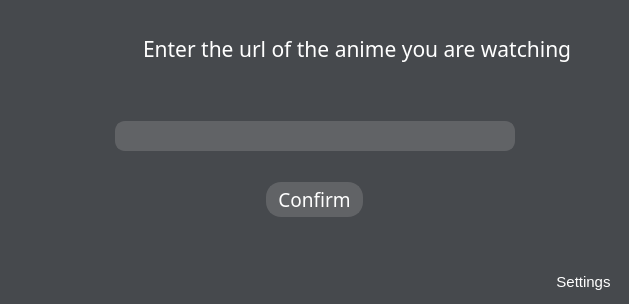
<?xml version="1.0" encoding="UTF-8"?>
<ui version="4.0">
 <class>MainWindow</class>
 <widget class="QMainWindow" name="MainWindow">
  <property name="geometry">
   <rect>
    <x>0</x>
    <y>0</y>
    <width>629</width>
    <height>304</height>
   </rect>
  </property>
  <property name="minimumSize">
   <size>
    <width>550</width>
    <height>250</height>
   </size>
  </property>
  <property name="maximumSize">
   <size>
    <width>800</width>
    <height>350</height>
   </size>
  </property>
  <property name="font">
   <font>
    <family>Rubik</family>
    <pointsize>9</pointsize>
   </font>
  </property>
  <property name="windowTitle">
   <string>Anime Presence</string>
  </property>
  <property name="windowIcon">
   <iconset>
    <normaloff>../ressources/letters.png</normaloff>../ressources/letters.png</iconset>
  </property>
  <property name="layoutDirection">
   <enum>Qt::LeftToRight</enum>
  </property>
  <property name="styleSheet">
   <string notr="true">QMainWindow{
	background-color: rgb(70, 73, 77);
	color: rgb(255, 255, 255);
}

QComboBox QAbstractItemView {
    background-color: rgb(97, 99, 102);
    color: white;
	selection-background-color: rgb(97, 99, 102);
}</string>
  </property>
  <property name="toolButtonStyle">
   <enum>Qt::ToolButtonIconOnly</enum>
  </property>
  <property name="tabShape">
   <enum>QTabWidget::Rounded</enum>
  </property>
  <widget class="QWidget" name="centralwidget">
   <layout class="QVBoxLayout" name="verticalLayout">
    <item>
     <layout class="QHBoxLayout" name="horizontalLayout_3">
      <item>
       <widget class="QLabel" name="logo_image">
        <property name="minimumSize">
         <size>
          <width>80</width>
          <height>80</height>
         </size>
        </property>
        <property name="maximumSize">
         <size>
          <width>80</width>
          <height>80</height>
         </size>
        </property>
        <property name="text">
         <string/>
        </property>
        <property name="pixmap">
         <pixmap>../ressources/letters.png</pixmap>
        </property>
        <property name="scaledContents">
         <bool>true</bool>
        </property>
       </widget>
      </item>
      <item>
       <spacer name="horizontalSpacer_2">
        <property name="orientation">
         <enum>Qt::Horizontal</enum>
        </property>
        <property name="sizeHint" stdset="0">
         <size>
          <width>40</width>
          <height>20</height>
         </size>
        </property>
       </spacer>
      </item>
      <item>
       <widget class="QLabel" name="title_label">
        <property name="minimumSize">
         <size>
          <width>0</width>
          <height>80</height>
         </size>
        </property>
        <property name="font">
         <font>
          <family>Rubik</family>
          <pointsize>16</pointsize>
         </font>
        </property>
        <property name="styleSheet">
         <string notr="true">QLabel{
	color: #ffffff;
}</string>
        </property>
        <property name="text">
         <string>Enter the url of the anime you are watching</string>
        </property>
       </widget>
      </item>
      <item>
       <spacer name="horizontalSpacer">
        <property name="orientation">
         <enum>Qt::Horizontal</enum>
        </property>
        <property name="sizeHint" stdset="0">
         <size>
          <width>40</width>
          <height>20</height>
         </size>
        </property>
       </spacer>
      </item>
     </layout>
    </item>
    <item>
     <spacer name="verticalSpacer">
      <property name="orientation">
       <enum>Qt::Vertical</enum>
      </property>
      <property name="sizeHint" stdset="0">
       <size>
        <width>20</width>
        <height>26</height>
       </size>
      </property>
     </spacer>
    </item>
    <item>
     <layout class="QHBoxLayout" name="horizontalLayout_2">
      <item>
       <spacer name="horizontalSpacer_3">
        <property name="orientation">
         <enum>Qt::Horizontal</enum>
        </property>
        <property name="sizeHint" stdset="0">
         <size>
          <width>40</width>
          <height>20</height>
         </size>
        </property>
       </spacer>
      </item>
      <item>
       <widget class="QLineEdit" name="url_entry">
        <property name="minimumSize">
         <size>
          <width>400</width>
          <height>30</height>
         </size>
        </property>
        <property name="font">
         <font>
          <pointsize>9</pointsize>
         </font>
        </property>
        <property name="styleSheet">
         <string notr="true">QLineEdit{
	background: #616366;
	border: 2px solid #616366;
	border-radius: 10px;
	color: #ffffff;
}</string>
        </property>
       </widget>
      </item>
      <item>
       <spacer name="horizontalSpacer_4">
        <property name="orientation">
         <enum>Qt::Horizontal</enum>
        </property>
        <property name="sizeHint" stdset="0">
         <size>
          <width>40</width>
          <height>20</height>
         </size>
        </property>
       </spacer>
      </item>
     </layout>
    </item>
    <item>
     <spacer name="verticalSpacer_2">
      <property name="orientation">
       <enum>Qt::Vertical</enum>
      </property>
      <property name="sizeHint" stdset="0">
       <size>
        <width>20</width>
        <height>25</height>
       </size>
      </property>
     </spacer>
    </item>
    <item>
     <layout class="QHBoxLayout" name="horizontalLayout">
      <item>
       <spacer name="horizontalSpacer_5">
        <property name="orientation">
         <enum>Qt::Horizontal</enum>
        </property>
        <property name="sizeHint" stdset="0">
         <size>
          <width>40</width>
          <height>20</height>
         </size>
        </property>
       </spacer>
      </item>
      <item>
       <widget class="QPushButton" name="confirm_button">
        <property name="sizePolicy">
         <sizepolicy hsizetype="Minimum" vsizetype="Fixed">
          <horstretch>0</horstretch>
          <verstretch>0</verstretch>
         </sizepolicy>
        </property>
        <property name="minimumSize">
         <size>
          <width>0</width>
          <height>0</height>
         </size>
        </property>
        <property name="font">
         <font>
          <family>Rubik</family>
          <pointsize>14</pointsize>
          <weight>50</weight>
          <italic>false</italic>
          <bold>false</bold>
          <underline>false</underline>
          <strikeout>false</strikeout>
          <kerning>true</kerning>
         </font>
        </property>
        <property name="cursor">
         <cursorShape>PointingHandCursor</cursorShape>
        </property>
        <property name="mouseTracking">
         <bool>false</bool>
        </property>
        <property name="styleSheet">
         <string notr="true">QPushButton{
	background: #616366;
	border: 2px solid #616366;
	border-radius: 15px;
	padding: 2 10px;
	color: #ffffff;
}</string>
        </property>
        <property name="text">
         <string>Confirm</string>
        </property>
       </widget>
      </item>
      <item>
       <spacer name="horizontalSpacer_6">
        <property name="orientation">
         <enum>Qt::Horizontal</enum>
        </property>
        <property name="sizeHint" stdset="0">
         <size>
          <width>40</width>
          <height>20</height>
         </size>
        </property>
       </spacer>
      </item>
     </layout>
    </item>
    <item>
     <widget class="QLabel" name="result_label">
      <property name="font">
       <font>
        <family>Rubik</family>
        <pointsize>9</pointsize>
       </font>
      </property>
      <property name="styleSheet">
       <string notr="true">QLabel{
	color: #26bc1a;
}</string>
      </property>
      <property name="text">
       <string/>
      </property>
      <property name="alignment">
       <set>Qt::AlignCenter</set>
      </property>
     </widget>
    </item>
    <item>
     <spacer name="verticalSpacer_3">
      <property name="orientation">
       <enum>Qt::Vertical</enum>
      </property>
      <property name="sizeHint" stdset="0">
       <size>
        <width>20</width>
        <height>24</height>
       </size>
      </property>
     </spacer>
    </item>
    <item>
     <layout class="QHBoxLayout" name="horizontalLayout_4">
      <item>
       <spacer name="horizontalSpacer_7">
        <property name="orientation">
         <enum>Qt::Horizontal</enum>
        </property>
        <property name="sizeHint" stdset="0">
         <size>
          <width>40</width>
          <height>20</height>
         </size>
        </property>
       </spacer>
      </item>
      <item>
       <widget class="QPushButton" name="settings_button">
        <property name="font">
         <font>
          <pointsize>11</pointsize>
         </font>
        </property>
        <property name="layoutDirection">
         <enum>Qt::RightToLeft</enum>
        </property>
        <property name="styleSheet">
         <string notr="true">	QPushButton{
	background: #46494d;
	border: 2px solid #46494d;
	border-radius: 13px;
	padding: 2 7px;
	padding-right: 10px;
	color: #ffffff;
}

QPushButton:hover{
	background: #616366;
	border: 2px solid #616366;
}</string>
        </property>
        <property name="text">
         <string>Settings</string>
        </property>
        <property name="icon">
         <iconset>
          <normaloff>../ressources/gearwhite.png</normaloff>../ressources/gearwhite.png</iconset>
        </property>
        <property name="iconSize">
         <size>
          <width>16</width>
          <height>16</height>
         </size>
        </property>
       </widget>
      </item>
     </layout>
    </item>
   </layout>
  </widget>
  <widget class="QMenuBar" name="menubar">
   <property name="geometry">
    <rect>
     <x>0</x>
     <y>0</y>
     <width>629</width>
     <height>21</height>
    </rect>
   </property>
  </widget>
 </widget>
 <resources/>
 <connections/>
</ui>
